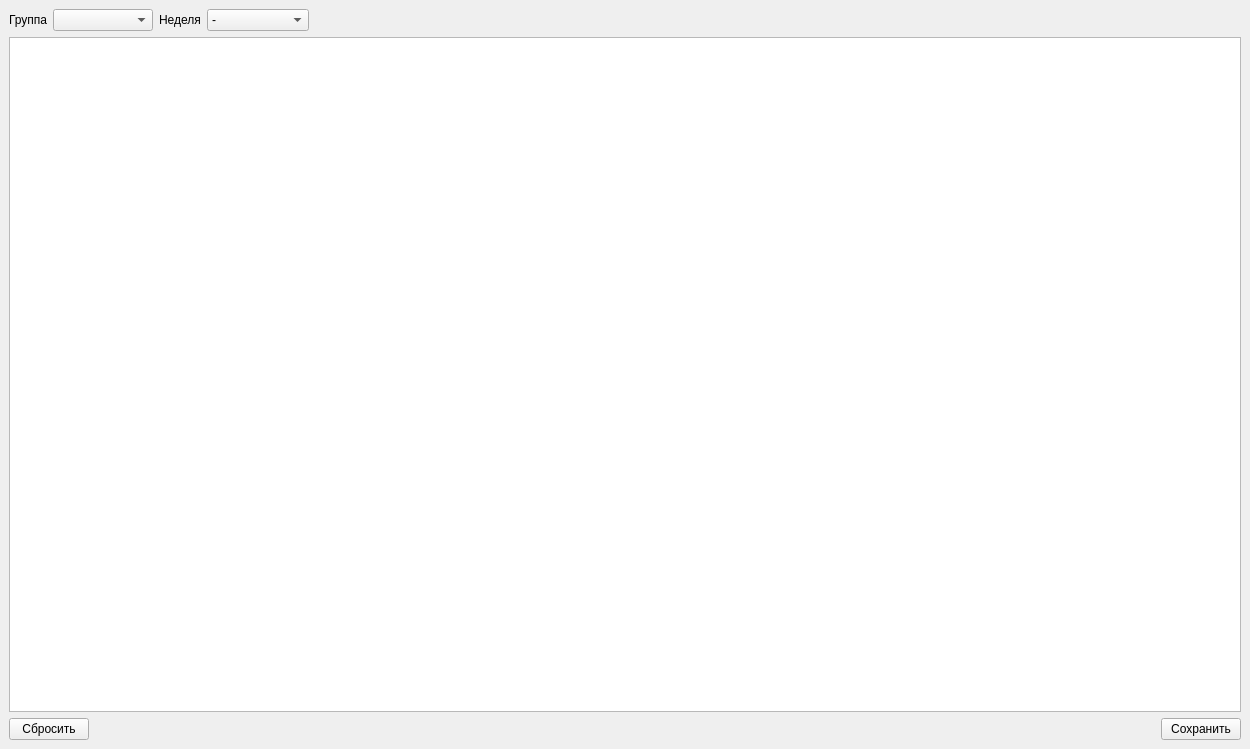
<?xml version="1.0" encoding="UTF-8"?>
<ui version="4.0">
 <class>MainWindow</class>
 <widget class="QMainWindow" name="MainWindow">
  <property name="geometry">
   <rect>
    <x>0</x>
    <y>0</y>
    <width>1250</width>
    <height>749</height>
   </rect>
  </property>
  <property name="windowTitle">
   <string>Ведомость посещаемости</string>
  </property>
  <widget class="QWidget" name="centralwidget">
   <layout class="QVBoxLayout" name="verticalLayout">
    <item>
     <layout class="QHBoxLayout" name="horizontalLayout">
      <item>
       <widget class="QLabel" name="label_3">
        <property name="text">
         <string>Группа</string>
        </property>
       </widget>
      </item>
      <item>
       <widget class="QComboBox" name="cb_group">
        <property name="minimumSize">
         <size>
          <width>100</width>
          <height>0</height>
         </size>
        </property>
       </widget>
      </item>
      <item>
       <widget class="QLabel" name="label_4">
        <property name="text">
         <string>Неделя</string>
        </property>
       </widget>
      </item>
      <item>
       <widget class="QComboBox" name="cb_week">
        <item>
         <property name="text">
          <string>-</string>
         </property>
        </item>
        <item>
         <property name="text">
          <string>24.10 - 28.10</string>
         </property>
        </item>
        <item>
         <property name="text">
          <string>31.10 - 04.11</string>
         </property>
        </item>
        <item>
         <property name="text">
          <string>07.11 - 11.11</string>
         </property>
        </item>
        <item>
         <property name="text">
          <string>14.11 -18.11</string>
         </property>
        </item>
        <item>
         <property name="text">
          <string>21.11 -25.11</string>
         </property>
        </item>
        <item>
         <property name="text">
          <string>28.11 -02.12</string>
         </property>
        </item>
        <item>
         <property name="text">
          <string>05.12 -09.12</string>
         </property>
        </item>
        <item>
         <property name="text">
          <string>12.12 -16.12</string>
         </property>
        </item>
       </widget>
      </item>
      <item>
       <spacer name="horizontalSpacer">
        <property name="orientation">
         <enum>Qt::Horizontal</enum>
        </property>
        <property name="sizeHint" stdset="0">
         <size>
          <width>40</width>
          <height>20</height>
         </size>
        </property>
       </spacer>
      </item>
     </layout>
    </item>
    <item>
     <widget class="QTableWidget" name="tableWidget">
      <property name="alternatingRowColors">
       <bool>true</bool>
      </property>
      <attribute name="horizontalHeaderVisible">
       <bool>false</bool>
      </attribute>
      <attribute name="verticalHeaderVisible">
       <bool>false</bool>
      </attribute>
     </widget>
    </item>
    <item>
     <layout class="QHBoxLayout" name="horizontalLayout_2">
      <item>
       <widget class="QPushButton" name="btn_reset">
        <property name="text">
         <string>Сбросить</string>
        </property>
       </widget>
      </item>
      <item>
       <spacer name="horizontalSpacer_2">
        <property name="orientation">
         <enum>Qt::Horizontal</enum>
        </property>
        <property name="sizeHint" stdset="0">
         <size>
          <width>40</width>
          <height>20</height>
         </size>
        </property>
       </spacer>
      </item>
      <item>
       <widget class="QPushButton" name="btn_save">
        <property name="text">
         <string>Сохранить</string>
        </property>
       </widget>
      </item>
     </layout>
    </item>
   </layout>
  </widget>
 </widget>
 <resources/>
 <connections/>
</ui>
